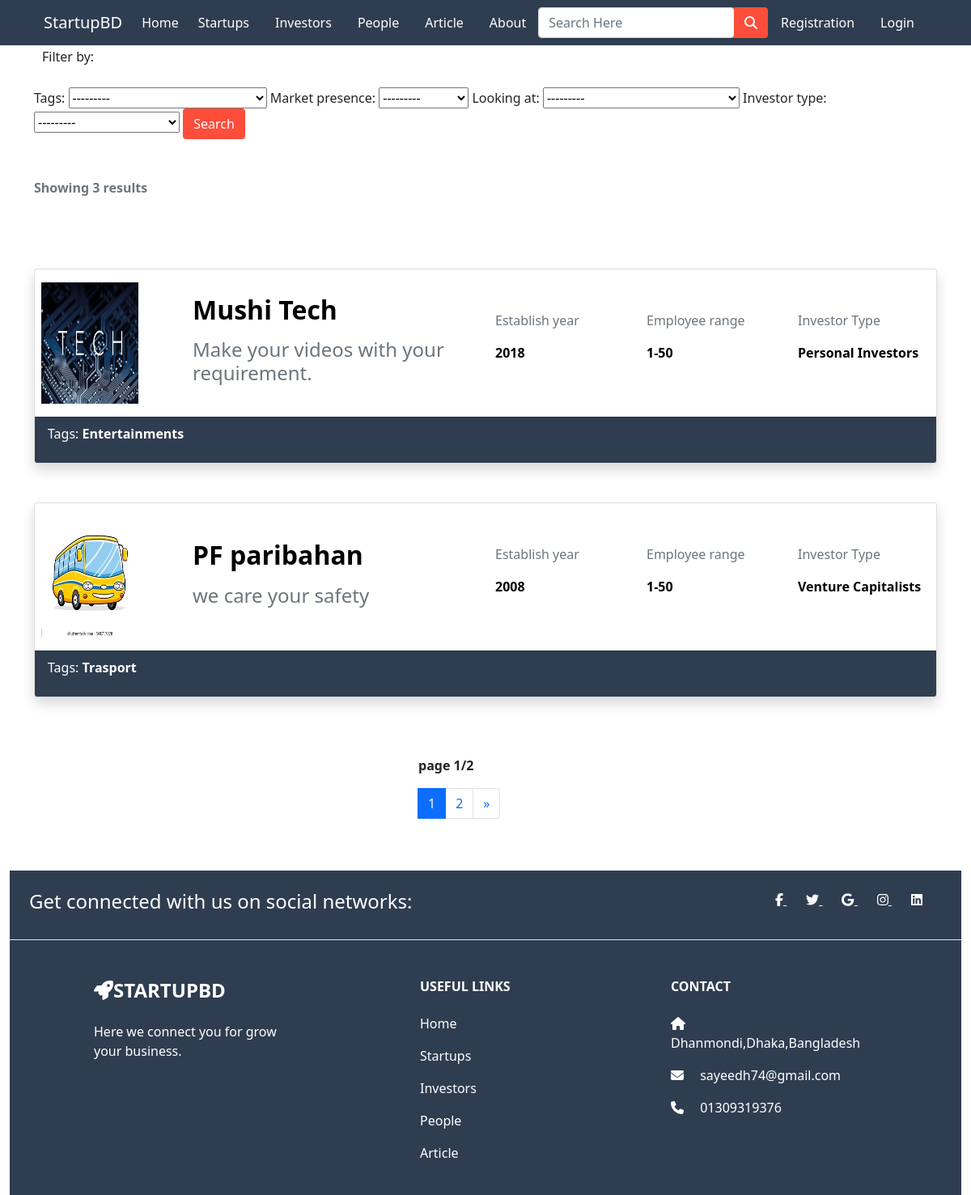
The app's page /investor_home/ with its own data.
### app/models.py (models this page shows, shortened)
class Investorinfo(models.Model):
  user = models.ForeignKey(User, on_delete = models.CASCADE)
  name = models.CharField(max_length=100, null=True, blank=True)
  company_name = models.CharField(max_length=100, null=True, blank=True)
  title = models.CharField(max_length=100,blank=True,null = True)
  email = models.EmailField(max_length=100, null=True, blank=True)
  mobile = models.CharField(max_length=50, null=True, blank=True)
  logo = models.ImageField(upload_to='images/', null=True, blank=True)
  establish_year = models.IntegerField(blank=True, null=True)
  investor_type = models.CharField(max_length=50,choices=INVSETOR_TYPE, blank=True, null=True)
  employee_range = models.CharField(max_length=10, blank=True, null=True)
  market_presence = models.CharField(max_length=100,choices=CITY_CHOICES, null=True, blank=True)
  looking_at = models.CharField(choices=LOOK_CHOICES, max_length=100,null=True,blank=True)
  tags = models.CharField(max_length=100,choices=SECTOR, blank=True, null=True)
  description = models.TextField(max_length=1000, blank=True, null=True)
  videos = models.FileField(upload_to='videos/', null=True,blank=True)
  weblink = models.URLField(null=True,blank=True)
  facebook_link = models.URLField(blank=True)
  linkedin_link = models.URLField(blank=True)
  twitter_link = models.URLField(blank=True)
  location = models.CharField(max_length=100, null=True, blank=True)
  person1 = models.CharField(max_length=100, choices=ROLE, blank=True, null=True)
  person1_name = models.CharField(max_length=50, blank=True, null=True)
  person1_image = models.ImageField(upload_to='images/', null=True, blank=True)
  person2 = models.CharField(max_length=100, choices=ROLE, blank=True, null=True)
  person2_name = models.CharField(max_length=50, blank=True, null=True)
  person2_image = models.ImageField(
      upload_to='images/', null=True, blank=True)

### app/views.py (the view)
# urls.py: path('investor_home/',views.investor_home,name='investor_home'),
def investor_home(request):
  investors = Investorinfo.objects.all()
  myfilter = InvestorFilter(request.GET, queryset=investors)
  investors = myfilter.qs
  after_filter = investors.count()
  page = Paginator(investors, per_page=2)
  page_list = request.GET.get('page')
  page = page.get_page(page_list)
  context = {'investors': investors, 'page':page,'myfilter': myfilter,'after_filter':after_filter}
  return render(request, 'app/investor_home.html',context)

### app/templates/app/investor_home.html (shortened to what this page needs)
{% extends 'app/base.html' %}
{% load static %}
{% block main-content %}
<div class="container my-5">
  <p style="padding: 10px;">Filter by:</p>
  <div class="row">
    <div class="col-md-12">
      <form action="" method="get">
        {{ myfilter.form }}
        <button class="btn" style="background-color: #FF4D3B; color: white;" type="submit">Search</button>
      </form>
    </div>
  </div>
</div>
<div class="container mt-5 text-muted">
  <p><b>Showing {{after_filter}} results</b></p>
</div>
<br>
{% for investor in page.object_list %}
<a href="{% url 'investor-profile' investor.id %}" style="text-decoration: none;">
<div class="container">
  <div class="row">
    <div class="col-md-12">
      <div class="card mt-5 shadow">
        <div class="card-body row px-2 align-items-center">
          <div class="col-md-2">
            <img src="{{ investor.logo.url }}" width="120px" height="150px" alt="No images">
          </div>
          <div class="col-md-4">
            <h4 class="card-title">
              <h2><b style="color: black;">{{investor.company_name}}</b></h2>
            </h4>
            <p class="card-text">
            <h4 class="text-muted">{{investor.title}}</h4>
            </p>
          </div>
          <div class="col md 2">
            <p class="text-muted">Establish year</p>
            <p style="color: black;"><b> {{investor.establish_year}}</b></p>
          </div>
          <div class="col md 2">
            <p class="text-muted">Employee range</p>
            <p style="color: black;"><b> {{investor.employee_range}}</b></p>
          </div>
          <div class="col md 2">
            <p class="text-muted">Investor Type</p>
            <p style="color: black;"><b> {{investor.investor_type}}</b></p>
          </div>
        </div>
        <div class="card-footer" style="background-color: #2F3D50">
          <p style="color: white">Tags: <b class="me-1"> {{investor.tags}}</b></p>
        </div>
      </div>
    </div>
  </div>
</div>
</a>
{% endfor %}
<br>
<div class="container">
  <div class="row my-5">
    <div class="col-md-4 offset-md-5">
      <p><b> page {{page.number}}/{{page.paginator.num_pages}}</b></p>
      <nav aria-label="Page navigation example">
        <ul class="pagination">
          {% for num_page in page.paginator.page_range %}
          {% if page.number == num_page %}
          <li class="page-item active"><a class="page-link" href="{% url 'investor_home' %}?page={{ num_page }}">{{ num_page }}</a></li>
          {% else %}
          <li class="page-item"><a class="page-link" href="{% url 'investor_home' %}?page={{ num_page }}">{{ num_page }}</a>
          </li>
          {% endif %}
          {% endfor %}
          <li class="page-item">
            {% if page.has_next %}
            <a class="page-link" href="{% url 'investor_home' %}?page={{ page.next_page_number }}" aria-label="Next">
              <span aria-hidden="true">&raquo;</span>
            </a>
            {% endif %}
          </li>
        </ul>
      </nav>
    </div>
  </div>
</div>
{% endblock main-content %}

### records on screen
Investorinfo: logo (picture), company_name "Mushi Tech", title "Make your videos with your requirement.", establish_year "2018", employee_range "1-50", investor_type "Personal Investors", tags "Entertainments"
Investorinfo: logo (picture), company_name "PF paribahan", title "we care your safety", establish_year "2008", employee_range "1-50", investor_type "Venture Capitalists", tags "Trasport"

### other values on screen
{{ after_filter }} "3"
{{ page.number }} "1"
{{ page.paginator.num_pages }} "2"
{{ num_page }} "1"
{{ num_page }} "2"
